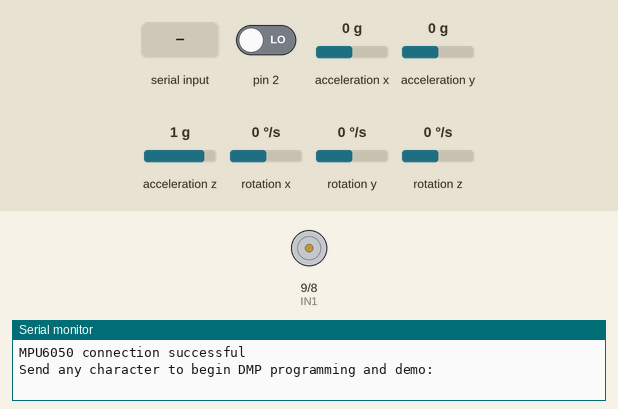
Recording of a sketch running on a simulated Arduino Uno, built with avr-gcc and run on an emulated ATmega328P. On the bench: motor-driver pin pairs drawn as motors (green arrow = first pin HIGH = forward, orange = second pin HIGH = backward, longer = more drive, scaled by the enable pin), the last lines printed to the serial monitor. The test bench sets the inputs (shaded band); at power-on: acceleration x 0 g, acceleration z 1 g, acceleration y 0 g, pin 2 LOW, rotation x 0 °/s, rotation y 0 °/s, rotation z 0 °/s. The sensor or clock chip raises its interrupt line as the real part does.

Above: at 0.9 s.
1.0 s: "1\n" received over Serial
3.0 s: acceleration x set to -1.4 g
At 4.2 s:
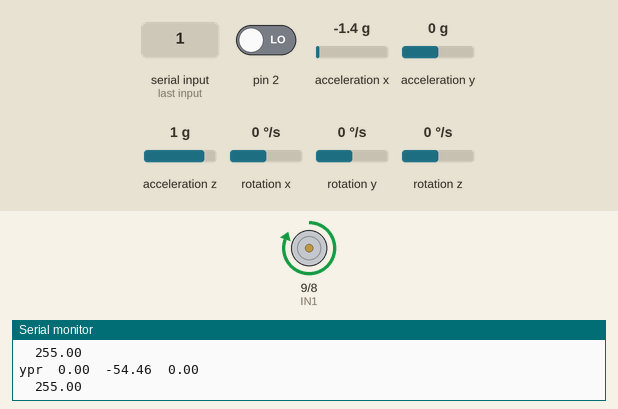
4.5 s: acceleration z set to 1.4 g
At 5.2 s:
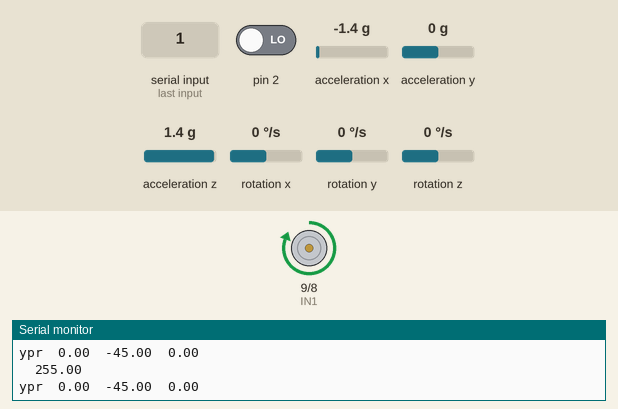
6.1 s: acceleration x set to 1.4 g
At 6.7 s:
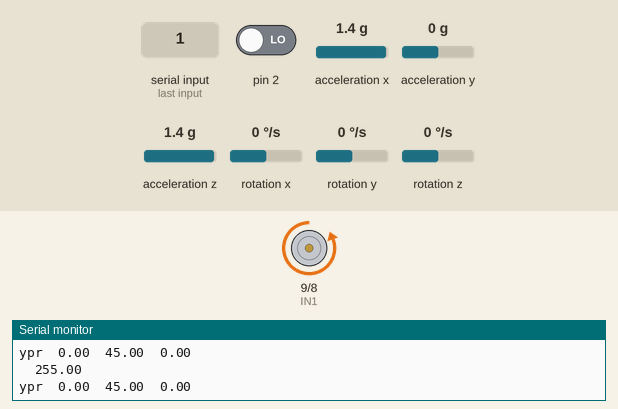
7.6 s: acceleration y set to -1.4 g
At 8.9 s:
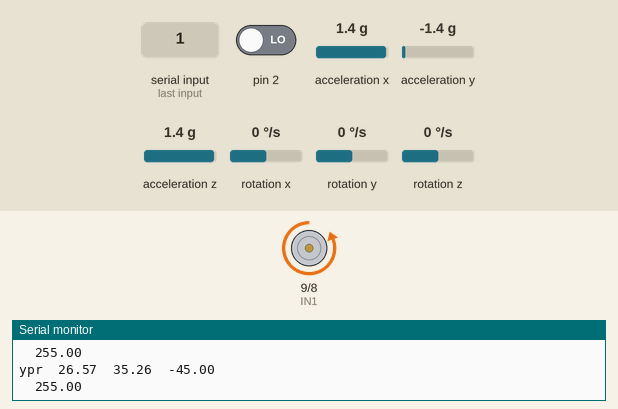
9.2 s: acceleration x set to -0.8 g
At 10.4 s:
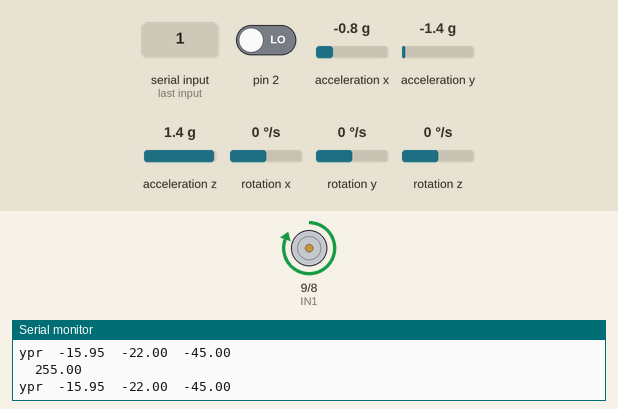
Timing chart, 0 to 12.2 s (numbered marks = the images above; inputs shaded):
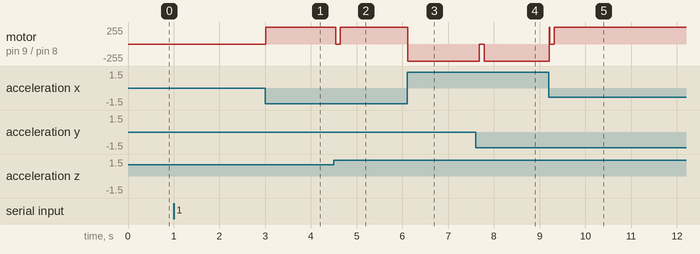

Measured:
- after the input at 3.0 s, motor on pin 9 (IN1) / pin 8 (IN2): stopped → forward 255/255 at once
- after the input at 4.5 s, motor on pin 9 (IN1) / pin 8 (IN2): forward 255/255 → stopped at once, → forward 255/255 0.10 s later
- after the input at 6.1 s, motor on pin 9 (IN1) / pin 8 (IN2): forward 255/255 → backward 255/255 at once
- after the input at 7.6 s, motor on pin 9 (IN1) / pin 8 (IN2): backward 255/255 → stopped after 0.08 s, → backward 255/255 0.10 s later
- after the input at 9.2 s, motor on pin 9 (IN1) / pin 8 (IN2): backward 255/255 → stopped at once, → forward 255/255 0.11 s later

The sketch:

Arduino_Code.ino
```cpp
#include <PID_v1.h>


#include "I2Cdev.h"

#include "MPU6050_6Axis_MotionApps20.h"
#if I2CDEV_IMPLEMENTATION == I2CDEV_ARDUINO_WIRE
#include "Wire.h"
#endif

MPU6050 mpu;


#define OUTPUT_READABLE_YAWPITCHROLL


#define LED_PIN 13
bool blinkState = false;


bool dmpReady = false;
uint8_t mpuIntStatus;
uint8_t devStatus;
uint16_t packetSize;
uint16_t fifoCount;
uint8_t fifoBuffer[64];

// orientation/motion vars
const int IN1 = 9;
const int IN2 = 8;
const int ENA = 10;
Quaternion q;
VectorInt16 aa;
VectorInt16 aaReal;
VectorInt16 aaWorld;
VectorFloat gravity;
float euler[3];
float ypr[3];
float PID_error;


uint8_t teapotPacket[14] = { '$', 0x02, 0, 0, 0, 0, 0, 0, 0, 0, 0x00, 0x00, '\r', '\n' };

//pid control variables declaration
double Setpoint, Input, Output;

//Specify the links and initial tuning parameters
double Kp = 50, Ki = 0.8, Kd =80;
PID myPID(&Input, &Output, &Setpoint, Kp, Ki, Kd, DIRECT);


volatile bool mpuInterrupt = false;     // indicates whether MPU interrupt pin has gone high
void dmpDataReady() {
  mpuInterrupt = true;
}


// ================================================================
// ===                      INITIAL SETUP                       ===
// ================================================================

void setup() {

#if I2CDEV_IMPLEMENTATION == I2CDEV_ARDUINO_WIRE
  Wire.begin();
  TWBR = 24; // 400kHz I2C clock (200kHz if CPU is 8MHz)
#elif I2CDEV_IMPLEMENTATION == I2CDEV_BUILTIN_FASTWIRE
  Fastwire::setup(400, true);
#endif

  Serial.begin(115200);
  while (!Serial);

  mpu.initialize();
  Serial.println(mpu.testConnection() ? F("MPU6050 connection successful") : F("MPU6050 connection failed"));

  // wait for ready
  Serial.println(F("\nSend any character to begin DMP programming and demo: "));
  while (Serial.available() && Serial.read()); // empty buffer
  while (!Serial.available());                 // wait for data
  while (Serial.available() && Serial.read()); // empty buffer again


  devStatus = mpu.dmpInitialize();

  // supply your own gyro offsets here, scaled for min sensitivity
  mpu.setXGyroOffset(220);
  mpu.setYGyroOffset(76);
  mpu.setZGyroOffset(-85);
  mpu.setZAccelOffset(1788); // 1688 factory default for my test chip

  // make sure it worked (returns 0 if so)
  if (devStatus == 0) {

    mpu.setDMPEnabled(true);


    attachInterrupt(0, dmpDataReady, RISING);
    mpuIntStatus = mpu.getIntStatus();


    dmpReady = true;


    packetSize = mpu.dmpGetFIFOPacketSize();
  } else {

    Serial.print(F("DMP Initialization failed (code "));
    Serial.print(devStatus);
    Serial.println(F(")"));
  }


  pinMode (IN1, OUTPUT);
  pinMode (IN2, OUTPUT);
  pinMode (ENA, OUTPUT);

  //initialize the variables we're linked to

  Setpoint = 0;

  //turn the PID on
  myPID.SetMode(AUTOMATIC);

}


// ================================================================
// ===                    MAIN PROGRAM LOOP                     ===
// ================================================================

void loop() {


  if (!dmpReady) return;


  while (!mpuInterrupt && fifoCount < packetSize) {
    // other program behavior stuff here
    // .
    // .
    // .
    // if you are really paranoid you can frequently test in between other
    // stuff to see if mpuInterrupt is true, and if so, "break;" from the
    // while() loop to immediately process the MPU data
    // .
    // .
    // .
  }

  // reset interrupt flag and get INT_STATUS byte
  mpuInterrupt = false;
  mpuIntStatus = mpu.getIntStatus();

  // get current FIFO count
  fifoCount = mpu.getFIFOCount();

  // check for overflow (this should never happen unless our code is too inefficient)
  if ((mpuIntStatus & 0x10) || fifoCount == 1024) {
    // reset so we can continue cleanly
    mpu.resetFIFO();
    Serial.println(F("FIFO overflow!"));

    // otherwise, check for DMP data ready interrupt (this should happen frequently)
  } else if (mpuIntStatus & 0x02) {
    // wait for correct available data length, should be a VERY short wait
    while (fifoCount < packetSize) fifoCount = mpu.getFIFOCount();

    // read a packet from FIFO
    mpu.getFIFOBytes(fifoBuffer, packetSize);

    // track FIFO count here in case there is > 1 packet available
    // (this lets us immediately read more without waiting for an interrupt)
    fifoCount -= packetSize;

#ifdef OUTPUT_READABLE_QUATERNION
    // display quaternion values in easy matrix form: w x y z
    mpu.dmpGetQuaternion(&q, fifoBuffer);
    Serial.print("quat\t");
    Serial.print(q.w);
    Serial.print("\t");
    Serial.print(q.x);
    Serial.print("\t");
    Serial.print(q.y);
    Serial.print("\t");
    Serial.println(q.z);
#endif

#ifdef OUTPUT_READABLE_EULER
    // display Euler angles in degrees
    mpu.dmpGetQuaternion(&q, fifoBuffer);
    mpu.dmpGetEuler(euler, &q);
    Serial.print("euler\t");
    Serial.print(euler[0] * 180 / M_PI);
    Serial.print("\t");
    Serial.print(euler[1] * 180 / M_PI);
    Serial.print("\t");
    Serial.println(euler[2] * 180 / M_PI);
#endif

#ifdef OUTPUT_READABLE_YAWPITCHROLL
    // display Euler angles in degrees
    mpu.dmpGetQuaternion(&q, fifoBuffer);
    mpu.dmpGetGravity(&gravity, &q);
    mpu.dmpGetYawPitchRoll(ypr, &q, &gravity);
    Serial.print("ypr\t");
    Serial.print(ypr[0] * 180 / M_PI);
    Serial.print("\t");
    Serial.print(ypr[1] * 180 / M_PI);
    Serial.print("\t");
    Serial.println(ypr[2] * 180 / M_PI);
    Serial.print("\t");
    Serial.println(Output);
#endif


  }


  Input = ypr[1] * 180 / M_PI;

  PID_error = Setpoint - Input ;
  //Next we calculate the error between the setpoint and the real value

  // Input = analogRead(PIN_INPUT);


  if (PID_error > 0) {
    digitalWrite(IN1, HIGH);
    digitalWrite(IN2, LOW);
    myPID.Compute();
    analogWrite(ENA, Output);

  }
  if (PID_error < 0) {
    digitalWrite(IN1, LOW);
    digitalWrite(IN2, HIGH);
    Input=-Input;
     myPID.Compute();
    analogWrite(ENA, Output);

  }


  //    if(ypr[2]*180/M_PI != 0){
  //
  //        a = 255/30*(ypr[2]*180/M_PI);
  //        if(a<0){
  //          a=-a;
  //        }else{
  //          a=a;
  //        }
  //        if(ypr[2]*180/M_PI > 30)
  //        {
  //          a=255;
  //        }
  //    }
  //
  //         //a=map(ypr[2] * 180/M_PI, -180, 180, 0, 255);
  //         digitalWrite(IN1, LOW);
  //         digitalWrite(IN2, HIGH);
  //         analogWrite(ENA,a);
  //         delay(20);


  //        for(int i=0; i<256;i++)
  //        {
  //           digitalWrite(IN1, LOW);
  //           digitalWrite(IN2, HIGH);
  //           analogWrite(ENA,i);
  //           delay(20);
  //
  //        }


}
```
